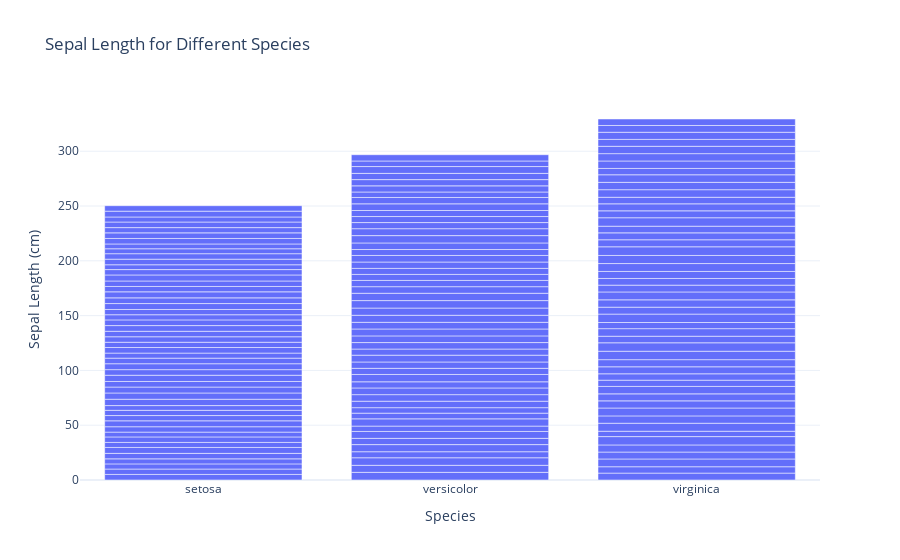

This figure's notebook cell:
### Code cell
fig_2 = px.bar(
    df_iris,
    x="species",
    y="sepal_length",
    title="Sepal Length for Different Species",
    labels={"species": "Species", "sepal_length": "Sepal Length (cm)"},
    template="plotly_white"
)

fig_2.show()

### Figure 1 — Plotly figure (JSON) as saved in the notebook; plotly's stock layout.template omitted (floating-point values rounded to 4 significant figures; data arrays with more than 128 entries replaced by an {"elided": "..."} marker saying what was removed)
{"data": [{"alignmentgroup": "True", "hovertemplate": "Species=%{x}<br>Sepal Length (cm)=%{y}<extra></extra>", "legendgroup": "", "marker": {"color": "#636efa", "pattern": {"shape": ""}}, "name": "", "offsetgroup": "", "orientation": "v", "showlegend": false, "textposition": "auto", "type": "bar", "x": {"elided": "150 str values"}, "xaxis": "x", "y": {"elided": "150 float values"}, "yaxis": "y"}], "layout": {"barmode": "relative", "legend": {"tracegroupgap": 0}, "title": {"text": "Sepal Length for Different Species"}, "xaxis": {"anchor": "y", "domain": [0, 1], "title": {"text": "Species"}}, "yaxis": {"anchor": "x", "domain": [0, 1], "title": {"text": "Sepal Length (cm)"}}}}
